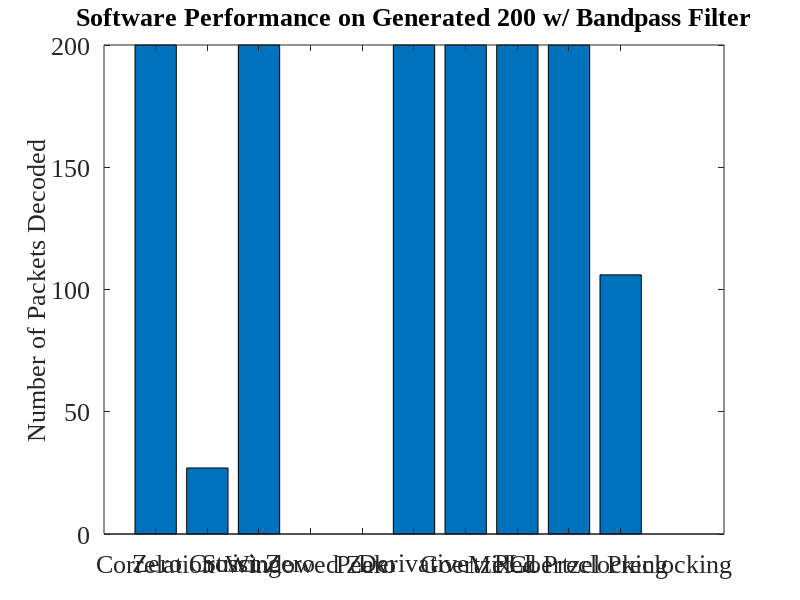

Reproduce this figure in MATLAB. (Note: this script raises an error after producing the figure.)
fontSize = 19;
% .wav file	Filtering	Correlation	Zero Xing	Strict Xing	Windowed Zero	Peak	Derivative	Goertzel	PLL	PreClocking	Goertzel Pre
% OT3Test	None        40          35          40          39              3       40          40          40	0           40	
%           Bandpass	40          19          0           0               0       33          40          40	40          28	
%           6db         40          12          40          0               0       14          40          0	39          15	
% Gen200	None        200         200         200         200             200     200         200         200	0           200	
%           Bandpass	200         27          200         0               0       200         200         200	200         106	
%           6db         200         200         200         0               0       200         200         200	200         199	
% OT3WNoise	None        24          0           6           0               0       3           25          21	0           10	
%           Bandpass	24          6           2           0               0       5           23          23	17          11	
%           6db         11          1           9           0               0       4           6           14	6           5	
% LATrack1	None        946         460         568         298             0       543         965         925	0           564	
%           Bandpass	964         536         151         0               0       422         965         654	939         431	
%           6db         914         53          422         0               0       97          512         189	482         224	
% LATrack2	None        639         0           0           162             0       5           608         0	0           390	
%           Bandpass	872         0           0           0               0       0           448         0	939         230	
%           6db         958         209         74          0               0       254         956         0	947         392	

x = [200         27          200         0               0       200         200         200	200         106];
y = ['Correlation' 'Zero Crossing' 'Strict Zero' 'Windowed Zero' 'Peak' 'Derivative' 'Goertzel' 'PLL' 'Mixed Preclocking' 'Goertzel Preclocking'];
f = figure('Position',[0,0,1280,1024]);
set(gcf,'color','w');
bar(x);
filename = 'Software Performance on Generated 200 w/ Bandpass Filter';
title(filename);
%xlabel('Devices');
ylabel('Number of Packets Decoded');
set(gca,'XTickLabel',{'Correlation' 'Zero Crossing' 'Strict Zero' 'Windowed Zero' 'Peak' 'Derivative' 'Goertzel' 'PLL' 'Mixed Preclocking' 'Goertzel Preclocking'})
set(gca,'FontSize',fontSize, 'FontName', 'Times New Roman');
set(findall(gcf,'type','text'),'FontSize',fontSize, 'FontName', 'Times New Roman');
rotateXLabels(gca, 45)
set(gca, 'xtick', [])
grid on
saveas(f, strcat('.\..\..\..\rrxthesis\images\',regexprep(filename,'[^\w'']',''),'.png'));
pause();
close(f);
clear all;